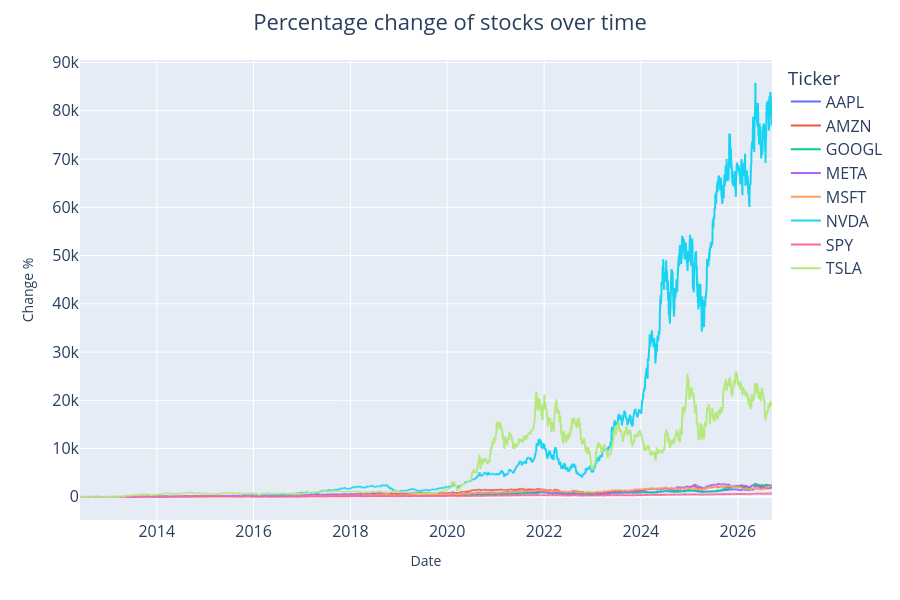

This figure's notebook cell:
### Code cell
figD1 = px.line(change_sum, color='Ticker')

figD1.update_layout(title={"text":"Percentage change of stocks over time", 'x':0.5, 'xanchor':'center'}, font=dict(size=16), 
        yaxis={"title": {"text": "Change %", "font": {"size": 14}}},
        xaxis={
            "title": {"text": "Date", "font": {"size": 14}}},
        height=600)
figD1.show()

### Figure 1 — Plotly figure (JSON) as saved in the notebook; plotly's stock layout.template omitted (floating-point values rounded to 4 significant figures; data arrays with more than 128 entries replaced by an {"elided": "..."} marker saying what was removed)
{"data": [{"hovertemplate": "Ticker=AAPL<br>Date=%{x}<br>value=%{y}<extra></extra>", "legendgroup": "AAPL", "line": {"color": "#636efa", "dash": "solid"}, "marker": {"symbol": "circle"}, "mode": "lines", "name": "AAPL", "showlegend": true, "type": "scattergl", "x": {"elided": "3593 str values"}, "xaxis": "x", "y": {"elided": "3593 float values"}, "yaxis": "y"}, {"hovertemplate": "Ticker=AMZN<br>Date=%{x}<br>value=%{y}<extra></extra>", "legendgroup": "AMZN", "line": {"color": "#EF553B", "dash": "solid"}, "marker": {"symbol": "circle"}, "mode": "lines", "name": "AMZN", "showlegend": true, "type": "scattergl", "x": {"elided": "3593 str values"}, "xaxis": "x", "y": {"elided": "3593 float values"}, "yaxis": "y"}, {"hovertemplate": "Ticker=GOOGL<br>Date=%{x}<br>value=%{y}<extra></extra>", "legendgroup": "GOOGL", "line": {"color": "#00cc96", "dash": "solid"}, "marker": {"symbol": "circle"}, "mode": "lines", "name": "GOOGL", "showlegend": true, "type": "scattergl", "x": {"elided": "3593 str values"}, "xaxis": "x", "y": {"elided": "3593 float values"}, "yaxis": "y"}, {"hovertemplate": "Ticker=META<br>Date=%{x}<br>value=%{y}<extra></extra>", "legendgroup": "META", "line": {"color": "#ab63fa", "dash": "solid"}, "marker": {"symbol": "circle"}, "mode": "lines", "name": "META", "showlegend": true, "type": "scattergl", "x": {"elided": "3593 str values"}, "xaxis": "x", "y": {"elided": "3593 float values"}, "yaxis": "y"}, {"hovertemplate": "Ticker=MSFT<br>Date=%{x}<br>value=%{y}<extra></extra>", "legendgroup": "MSFT", "line": {"color": "#FFA15A", "dash": "solid"}, "marker": {"symbol": "circle"}, "mode": "lines", "name": "MSFT", "showlegend": true, "type": "scattergl", "x": {"elided": "3593 str values"}, "xaxis": "x", "y": {"elided": "3593 float values"}, "yaxis": "y"}, {"hovertemplate": "Ticker=NVDA<br>Date=%{x}<br>value=%{y}<extra></extra>", "legendgroup": "NVDA", "line": {"color": "#19d3f3", "dash": "solid"}, "marker": {"symbol": "circle"}, "mode": "lines", "name": "NVDA", "showlegend": true, "type": "scattergl", "x": {"elided": "3593 str values"}, "xaxis": "x", "y": {"elided": "3593 float values"}, "yaxis": "y"}, {"hovertemplate": "Ticker=SPY<br>Date=%{x}<br>value=%{y}<extra></extra>", "legendgroup": "SPY", "line": {"color": "#FF6692", "dash": "solid"}, "marker": {"symbol": "circle"}, "mode": "lines", "name": "SPY", "showlegend": true, "type": "scattergl", "x": {"elided": "3593 str values"}, "xaxis": "x", "y": {"elided": "3593 float values"}, "yaxis": "y"}, {"hovertemplate": "Ticker=TSLA<br>Date=%{x}<br>value=%{y}<extra></extra>", "legendgroup": "TSLA", "line": {"color": "#B6E880", "dash": "solid"}, "marker": {"symbol": "circle"}, "mode": "lines", "name": "TSLA", "showlegend": true, "type": "scattergl", "x": {"elided": "3593 str values"}, "xaxis": "x", "y": {"elided": "3593 float values"}, "yaxis": "y"}], "layout": {"font": {"size": 16}, "height": 600, "legend": {"title": {"text": "Ticker"}, "tracegroupgap": 0}, "margin": {"t": 60}, "title": {"text": "Percentage change of stocks over time", "x": 0.5, "xanchor": "center"}, "xaxis": {"anchor": "y", "domain": [0, 1], "title": {"font": {"size": 14}, "text": "Date"}}, "yaxis": {"anchor": "x", "domain": [0, 1], "title": {"font": {"size": 14}, "text": "Change %"}}}}
